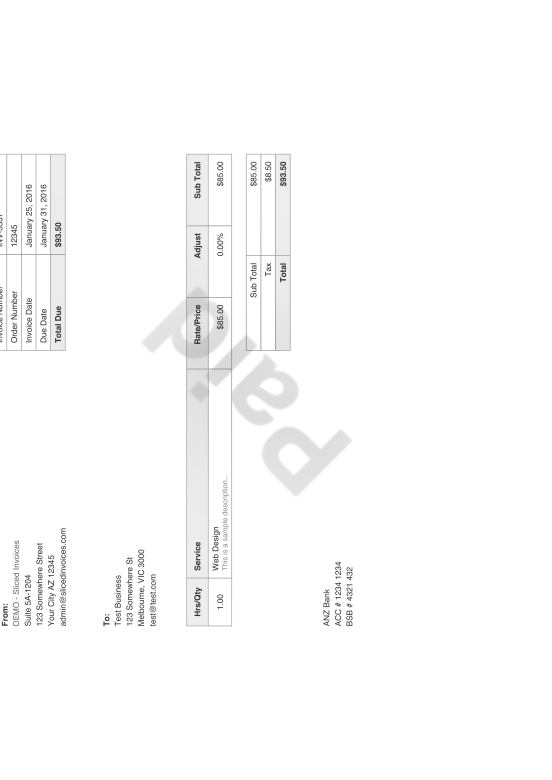
#> input picture tmp/tmp06szdewf/page_0000.png, 1654 x 2339 px (shown at 1/3 size)
$ python -i preprocessing.py   (imports and definitions only)
#> lines starting #> are read from the running program, lines starting #| are printed output that depends on the picture; after the words box and inside, x2 and y2 are one past the last pixel; in counts of white or black regions, pixels touching at a corner belong together
#> in enhance_image, img is the input picture: shape (2339, 1654, 3); min 40, max 255, mean 251.5
import os
import shutil
import xml.etree.ElementTree as ET
from typing import List

import cv2
import imagehash
import numpy as np
from PIL import Image

from models.ingest_state import IngestState
from utils.file_utils import pdf_to_images, make_temp_dir
from utils import progress


# ── Image enhancement ────────────────────────────────────────────────────────

def _deskew(gray: np.ndarray) -> np.ndarray:
    """Estimate rotation from text block contours and correct it."""
    _, binary = cv2.threshold(gray, 0, 255, cv2.THRESH_BINARY_INV + cv2.THRESH_OTSU)
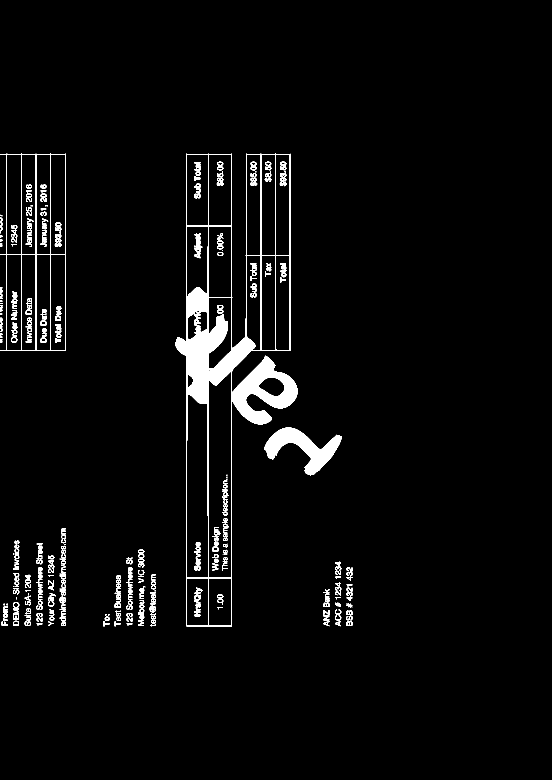
#> binary: shape (2339, 1654) (shown at 1/3 size); 3.1% white; 413 white regions (41 under 20 px)
    contours, _ = cv2.findContours(binary, cv2.RETR_EXTERNAL, cv2.CHAIN_APPROX_SIMPLE)
#> contours = 220 contours, 34 with area under 20; largest, box (x1, y1, x2, y2) and area: (527, 461, 892, 1879) 295595, (0, 461, 197, 1052) 104344, (793, 1283, 1025, 1426) 12670, (39, 1806, 58, 1824) 242, (39, 1862, 57, 1877) 210
    large = [c for c in contours if cv2.contourArea(c) > 200]
#> large = 5 contours; box (x1, y1, x2, y2) and area: (527, 461, 892, 1879) 295595, (0, 461, 197, 1052) 104344, (793, 1283, 1025, 1426) 12670, (39, 1806, 58, 1824) 242, (39, 1862, 57, 1877) 210
    if len(large) < 5:
        return gray

    all_pts = np.vstack([c.reshape(-1, 2) for c in large])
#> all_pts = 804 pairs, first value 0 to 1024, second value 461 to 1878
    rect = cv2.minAreaRect(all_pts)
#> rect = ((512, 1169.5), (1417, 1024), -90)
    angle = rect[-1]
#> angle = -90
    if angle < -45:
        angle += 90
#> angle = 0
    if abs(angle) < 0.5:
        return gray

    h, w = gray.shape
    M = cv2.getRotationMatrix2D((w // 2, h // 2), angle, 1.0)
    return cv2.warpAffine(gray, M, (w, h), flags=cv2.INTER_CUBIC,
                          borderMode=cv2.BORDER_REPLICATE)


def enhance_image(path: str) -> None:
    """In-place: denoise, CLAHE contrast, deskew."""
    img = cv2.imread(path)
    if img is None:
        return
    gray = cv2.cvtColor(img, cv2.COLOR_BGR2GRAY)
    gray = cv2.fastNlMeansDenoising(gray, h=10)
    clahe = cv2.createCLAHE(clipLimit=2.0, tileGridSize=(8, 8))
    gray = clahe.apply(gray)
    gray = _deskew(gray)
    out = cv2.cvtColor(gray, cv2.COLOR_GRAY2BGR)
    cv2.imwrite(path, out)


# ── Page deduplication (perceptual hash) ────────────────────────────────────

def _phash(path: str) -> imagehash.ImageHash:
    return imagehash.phash(Image.open(path))


# [90 lines left out: functions _dedup_pages, _xml_to_text, preprocess_node, not called in this run]

>>> result = enhance_image('../../tmp/tmp06szdewf/page_0000.png')
